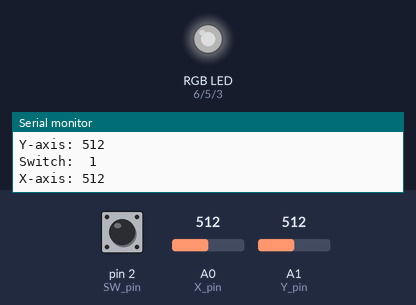
A sketch run on a simulated Arduino Uno, built with avr-gcc and run on an emulated ATmega328P. Parts: an RGB LED mixed from three pins (HIGH = lit), the last lines printed to the serial monitor. Inputs (shaded band) come from the test bench; at power-on: A0 (X_pin) = 512, A1 (Y_pin) = 512, pin 2 (SW_pin) HIGH. Dim RGB values are drawn brighter than linear.

Above: at 1.2 s.
1.3 s: A0 (X_pin) set to 0
At 2.5 s:
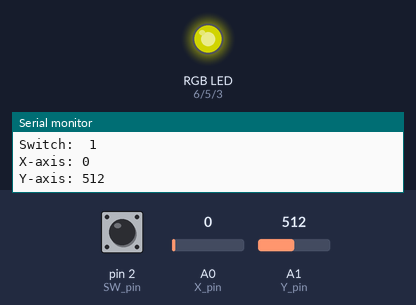
2.8 s: A1 (Y_pin) set to 716
At 3.3 s:
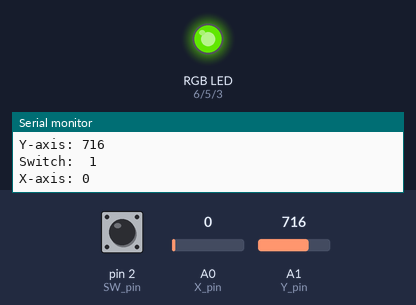
4.3 s: A1 (Y_pin) set to 104
At 5.1 s:
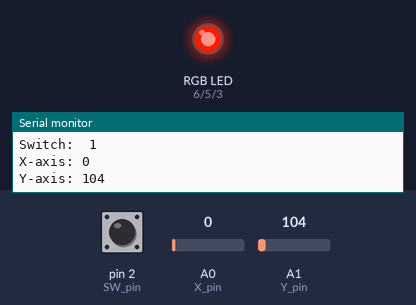
5.8 s: A1 (Y_pin) set to 88
At 6.4 s:
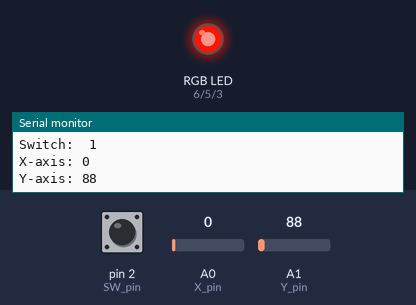
7.3 s: A0 (X_pin) set to 8
At 8.1 s:
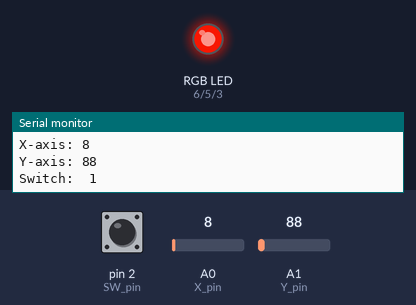
8.8 s: A0 (X_pin) set to 11
Timing chart, 0 to 11.8 s (numbered marks = the images above; inputs shaded):
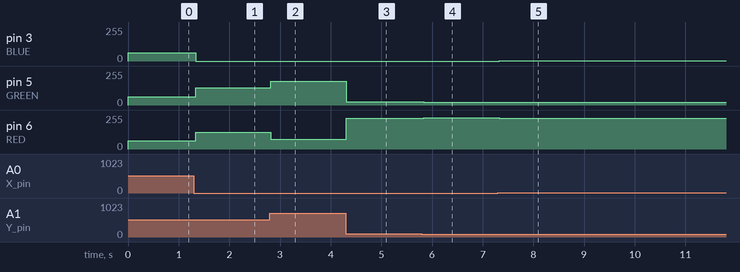

The sketch:

Day_4_Code_Alternate_Joystick_RGB_LED.ino
```cpp
//www.elegoo.com
//2016.12.09
// Original code supplied by Dr. Derickson
// Edited by Drew Miller

//This program uses the joystick to control the color of the multicolor LED
//Connect pin 3 to blue LED pin of the multicolor LED through a 220-330 ohm resistor to GND
//Connect pin 5 to blue LED pin of the multicolor LED through a 220-330 ohm resistor to GND
//Connect pin 5 to blue LED pin of the multicolor LED through a 220-330 ohm resistor to GND
//connect cathode of multicolor LED to GND
//connect joystick +5V to +5V of the arduino
//connect joystick GND to GND of arduino
//connect joystick VRx to A0 on arduino
//connect joystick VRy to A1 on arduino
//connect joystick SW to pin 2 of arduino

// Arduino pin numbers
const int SW_pin = 2; // digital pin connected to switch output
const int X_pin = A0; // analog pin connected to X output
const int Y_pin = A1; // analog pin connected to Y output

// Define Pins
#define BLUE 3
#define GREEN 5
#define RED 6

// Define variables
int a;  //value of x axis joystick
int b;  //value of y axis joystick

void setup() {
    pinMode(SW_pin, INPUT_PULLUP);    // Set switch pin to input with internal pullup
    pinMode(RED, OUTPUT);
    pinMode(GREEN, OUTPUT);
    pinMode(BLUE, OUTPUT);
    digitalWrite(RED, HIGH);
    digitalWrite(GREEN, LOW);
    digitalWrite(BLUE, LOW);
    Serial.begin(9600);               // Initialize serial connection at 9600 baud
}

void loop() {
    Serial.print("Switch:  ");
    Serial.print(digitalRead(SW_pin));    // Print switch status
    Serial.print("\n");
    Serial.print("X-axis: ");
    Serial.print(analogRead(X_pin));      // Print x axis value
    Serial.print("\n");
    Serial.print("Y-axis: ");
    Serial.println(analogRead(Y_pin));    // Print y axis value
    Serial.print("\n\n");
    a=analogRead(X_pin)/4;                // Divide by 4 to scale 1023 to 255
    b=analogRead(Y_pin)/4;                // Divide by 4 to scale 1023 to 255
    analogWrite(RED,(int)((255-(float)a)*(1-((float)b/255))));    // Analog write to RED
    analogWrite(GREEN,(int)((float)b*(1-((float)a/255))));        // Analog write to GREEN
    analogWrite(BLUE,(int)((float)a*(1-((float)b/255))));         // Analog write to BLUE
    delay(50);
}
```

Measured:
- after the input at 1.3 s, pin 3 (BLUE): 63/255 → 0/255 at once; pin 5 (GREEN): 63/255 → 128/255 at once; pin 6 (RED): 63/255 → 126/255 at once
- after the input at 2.8 s, pin 5 (GREEN): 128/255 → 179/255 at once; pin 6 (RED): 126/255 → 75/255 at once
- after the input at 4.3 s, pin 5 (GREEN): 179/255 → 26/255 at once; pin 6 (RED): 75/255 → 229/255 at once
- after the input at 5.8 s, pin 5 (GREEN): 26/255 → 22/255 at once; pin 6 (RED): 229/255 → 233/255 at once
- after the input at 7.3 s, pin 3 (BLUE): 0/255 → 1/255 at once; pin 5 (GREEN): 22/255 → 21/255 at once; pin 6 (RED): 233/255 → 231/255 at once
